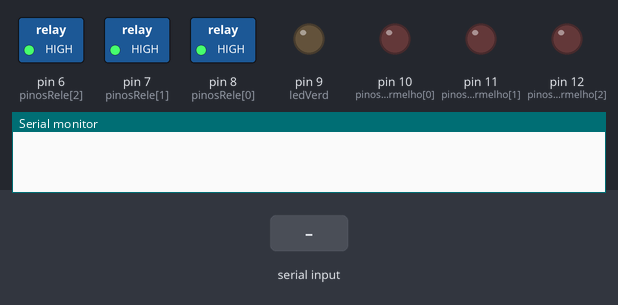
This sketch was run on a simulated Arduino Uno, built with avr-gcc and run on an emulated ATmega328P. On the bench: switched loads named in the sketch (green lamp = pin HIGH), output pins drawn as LEDs (lit = HIGH), the last lines printed to the serial monitor. The test bench sets the inputs (shaded band).

Above: at 0.1 s.
At 1.5 s:
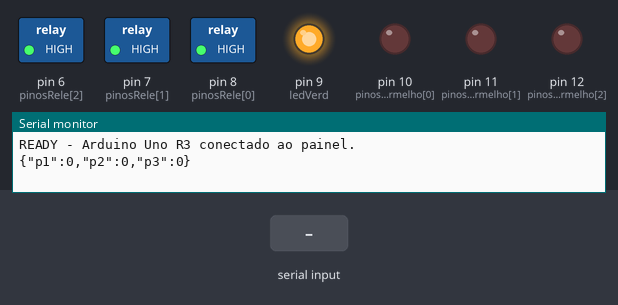
1.6 s: "STATUS,1\n" received over Serial
3.1 s: "P,1\n" received over Serial
4.6 s: "1,1\n" received over Serial
Timing chart, 0 to 7.6 s (numbered marks = the images above; inputs shaded):
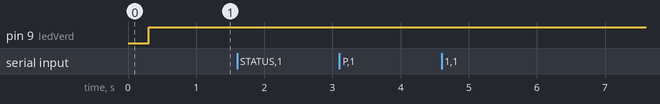

The sketch:

arduino_reles_painel.ino
```cpp
/*
  PROJETO: Painel de Automação Industrial com Arduino Uno R3
  Função: controlar 3 relés por comandos seriais recebidos do servidor Node.js.
  O computador fica conectado ao Arduino via USB e disponibiliza a página para o celular.

  COMANDOS RECEBIDOS PELO SERVIDOR:
  P1=1    -> Liga relé 1 e LED verde 1
  P1=0    -> Desliga relé 1 e LED verde 1
  P2=1    -> Liga relé 2 e LED verde 2
  P2=0    -> Desliga relé 2 e LED verde 2
  P3=1    -> Liga relé 3 e LED verde 3
  P3=0    -> Desliga relé 3 e LED verde 3
  ALL=0   -> Desliga todos os relés e LEDs
  STATUS  -> Envia o estado atual para a página

  RETORNO ENVIADO PARA A PÁGINA:
  {"p1":0,"p2":1,"p3":0}

  ATENÇÃO:
  - Muitos módulos de relé 5V são acionados em nível BAIXO.
  - Se o seu módulo acionar invertido, altere RELE_ATIVO_EM_NIVEL_BAIXO para false.
  - Para cargas AC, como bombas em 127V/220V, faça a ligação com proteção,
    fusível/disjuntor e isolamento adequado.
*/

const byte QUANTIDADE_BOMBAS = 3;

// Pinos dos relés
const byte pinosRele[QUANTIDADE_BOMBAS] = {8, 7, 6};

// Pinos dos LEDs verdes
const byte pinosLedVermelho[QUANTIDADE_BOMBAS] = {10, 11, 12};

// true = módulo de relé aciona com LOW, comum em módulos de relé Arduino.
// false = módulo de relé aciona com HIGH.
const bool RELE_ATIVO_EM_NIVEL_BAIXO = true;

bool estadoBomba[QUANTIDADE_BOMBAS] = {false, false, false};

//Led Status de Ligado/desligado
#define ledVerd 9


void setup() {
  Serial.begin(9600);
  pinMode(ledVerd, OUTPUT);


  for (byte i = 0; i < QUANTIDADE_BOMBAS; i++) {
    pinMode(pinosRele[i], OUTPUT);
    pinMode(pinosLedVermelho[i], OUTPUT);
    definirBomba(i, false);
  }

  delay(300);
  Serial.println("READY - Arduino Uno R3 conectado ao painel.");
  enviarStatus();

}

void loop() {
  digitalWrite(ledVerd, HIGH);
  if (Serial.available() > 0) {
    String comando = Serial.readStringUntil('\n');
    comando.trim();
    comando.toUpperCase();

    if (comando.length() > 0) {
      processarComando(comando);
    }
  }
}

void definirBomba(byte indice, bool ligar) {
  if (indice >= QUANTIDADE_BOMBAS) return;

  estadoBomba[indice] = ligar;

  byte nivelRele;
  if (RELE_ATIVO_EM_NIVEL_BAIXO) {
    nivelRele = ligar ? LOW : HIGH;
  } else {
    nivelRele = ligar ? HIGH : LOW;
  }

  digitalWrite(pinosRele[indice], nivelRele);
  digitalWrite(pinosLedVermelho[indice], ligar ? HIGH : LOW);

}

void processarComando(String comando) {
  if (comando == "STATUS") {
    enviarStatus();
    return;
  }

  if (comando == "ALL=0" || comando == "TODOS=0") {
    for (byte i = 0; i < QUANTIDADE_BOMBAS; i++) {
      definirBomba(i, false);
    }
    enviarStatus();
    return;
  }

  int posIgual = comando.indexOf('=');

  if (comando.startsWith("P") && posIgual > 1) {
    int numeroBomba = comando.substring(1, posIgual).toInt();
    String valor = comando.substring(posIgual + 1);

    if (numeroBomba >= 1 && numeroBomba <= QUANTIDADE_BOMBAS) {
      bool ligar = (valor == "1" || valor == "ON" || valor == "LIGAR");
      definirBomba(numeroBomba - 1, ligar);
      enviarStatus();
    } else {
      Serial.println("ERRO - Numero de bomba invalido.");
    }
    return;
  }

  Serial.print("ERRO - Comando desconhecido: ");
  Serial.println(comando);
}

void enviarStatus() {
  Serial.print("{\"p1\":");
  Serial.print(estadoBomba[0] ? 1 : 0);
  Serial.print(",\"p2\":");
  Serial.print(estadoBomba[1] ? 1 : 0);
  Serial.print(",\"p3\":");
  Serial.print(estadoBomba[2] ? 1 : 0);
  Serial.println("}");
}
```
